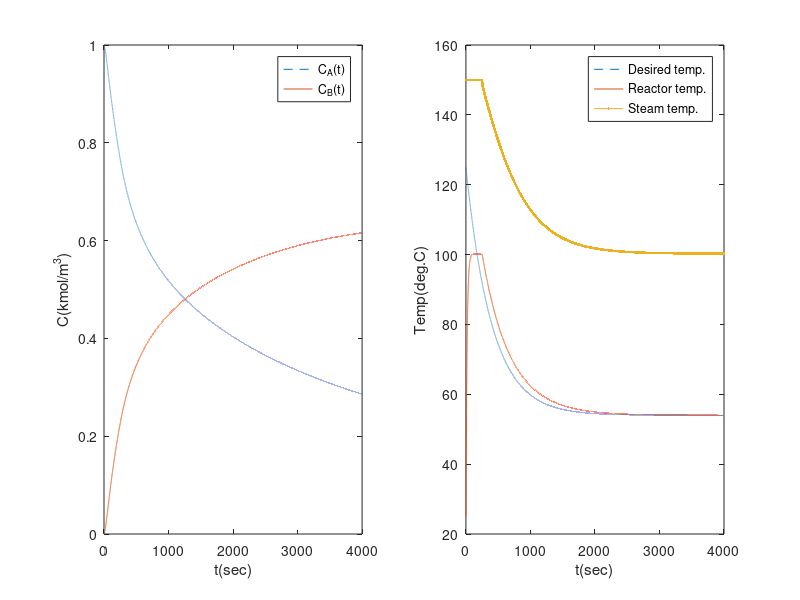

Recreate this plot in MATLAB.
% batPIcon.m: PI control for batch reactor
% Data
clear all;
A1 = 1.1; A2 = 172.2; E1 = 2.09e4; E2 = 4.18e4; R = 8.314;
dH1 = 4.18e4; dH2 = 8.36e4; rho = 1000; Cp = 1; Tc = 25;
Tsmax = 150; Tsmin = 70; Uj = 1.16; Ucmax = 4.42; Ucmin = 1.39;
AcV = 17; AjV = 30; Kc = 0.1; tauI = 360; us = 1; Tmax = 125;
dt = 0.1; tmax = 4000;
% Parameters
gam1 = dH1/(rho*Cp); gam2 = dH2/(rho*Cp);
a1 = (Uj*Tsmin*AjV + Ucmax*Tc*AcV)/(rho*Cp); a2 = -(Uj*AjV + Ucmax*AcV)/ (rho*Cp);
b1 = (Uj*AjV*(Tsmax - Tsmin) - (Ucmax - Ucmin)*AcV*Tc)/(rho*Cp);
b2 = (Ucmax - Ucmin)*AcV/(rho*Cp);
% Initialization
t = 0:dt:tmax+dt; n = length(t); T(1) = 25; Ca(1) = 1; Cb(1) = 0;
Td = 54 + 71*exp(-0.0025*t); % desired temperature trajectory
%Td(n+1) = 54 + 71*exp(-0.0025*(t(end)+dt));
er(1) = 100; erc(1) = 0; us = 1; u(1) = us;
Ts(1) = (Tsmax - Tsmin)*u(1) + Tsmin; Uc(1) = (Ucmin - Ucmax)*u(1) + Ucmax;
Fc(1) = (4550*(1/Uc(1) - 1/10.8))^(-1.25);
for k = 1:n-1
% Begin 4th-order RK method
T0 = T(k); Ca0 = Ca(k); Cb0 = Cb(k);
k1 = gam1*A1*exp(-E1/R/(273.15+T0))*Ca0^2 +...
gam2*A2*exp(-E2/R/(273.15+T0))*Cb0 + (a1+a2*T0) + (b1+b2*T0)*u(k);
k11 = -A1*exp(-E1/R/(273.15+T0))*Ca0^2;
k12 = A1*exp(-E1/R/(273.15+T0))*Ca0^2 - A2*exp(-E2/R/(273.15+T0))*Cb0;
T1 = T(k) + k1*dt/2; Ca1 = Ca(k) + k11*dt/2; Cb1 = Cb(k) + k12*dt/2;
k2 = gam1*A1*exp(-E1/R/(273.15+T1))*Ca1^2 +...
gam2*A2*exp(-E2/R/(273.15+T1))*Cb1 + (a1+a2*T1) + (b1+b2*T1)*u(k);
k21 = -A1*exp(-E1/R/(273.15+T1))*Ca1^2;
k22 = A1*exp(-E1/R/(273.15+T1))*Ca1^2 - A2*exp(-E2/R/(273.15+T1))*Cb1;
T2 = T(k) + k2*dt/2; Ca2 = Ca(k) + k21*dt/2; Cb2 = Cb(k) + k22*dt/2;
k3 = gam1*A1*exp(-E1/R/(273.15+T2))*Ca2^2 +...
gam2*A2*exp(-E2/R/(273.15+T2))*Cb2 + (a1+a2*T2) + (b1+b2*T2)*u(k);
k31 = -A1*exp(-E1/R/(273.15+T2))*Ca2^2;
k32 = A1*exp(-E1/R/(273.15+T2))*Ca2^2 - A2*exp(-E2/R/(273.15+T2))*Cb2;
T3 = T(k) + k3*dt/2; Ca3 = Ca(k) + k31*dt/2; Cb3 = Cb(k) + k32*dt/2;
k4 = gam1*A1*exp(-E1/R/(273.15+T3))*Ca3^2 +...
gam2*A2*exp(-E2/R/(273.15+T3))*Cb3 + (a1+a2*T3) + (b1+b2*T3)*u(k);
k41 = -A1*exp(-E1/R/(273.15+T3))*Ca3^2;
k42 = A1*exp(-E1/R/(273.15+T3))*Ca3^2 - A2*exp(-E2/R/(273.15+T3))*Cb3;
T(k+1) = T(k) + dt*(k1/6 + k2/3 + k3/3 + k4/6);
Ca(k+1) = Ca(k) + dt*(k11/6 + k21/3 + k31/3 + k41/6);
Cb(k+1) = Cb(k) + dt*(k12/6 + k22/3 + k32/3 + k42/6);
% End of 4th-order RK method
% PI control
erc(k+1) = erc(k) + er(k)*dt; er(k+1) = Td(k+1) - T(k+1);
u(k+1) = us + Kc*(er(k+1) + erc(k+1)/tauI);
if u(k+1) >= 1, u(k+1) = 1; elseif u(k+1) <= 0, u(k+1) = 0; end
% Calculate Ts, Uc and Fc
Ts(k+1) = (Tsmax - Tsmin)*u(k+1) + Tsmin;
Uc(k+1) = (Ucmin - Ucmax)*u(k+1) + Ucmax;
Fc(k+1) = (4550*(1/Uc(k+1) - 1/10.8))^(-1.25);
end
subplot(1,2,1), plot(t,Ca,'--',t,Cb), xlabel('t(sec)'), ylabel('C(kmol/m^3)')
legend('C_A(t)','C_B(t)'), axis([0 4000 0 1])
subplot(1,2,2), plot(t,Td,'--',t,T,t,Ts,'.-'), xlabel('t(sec)'), ylabel('Temp(deg.C)')
legend('Desired temp.','Reactor temp.','Steam temp.'), axis([0 4000 20 160])
